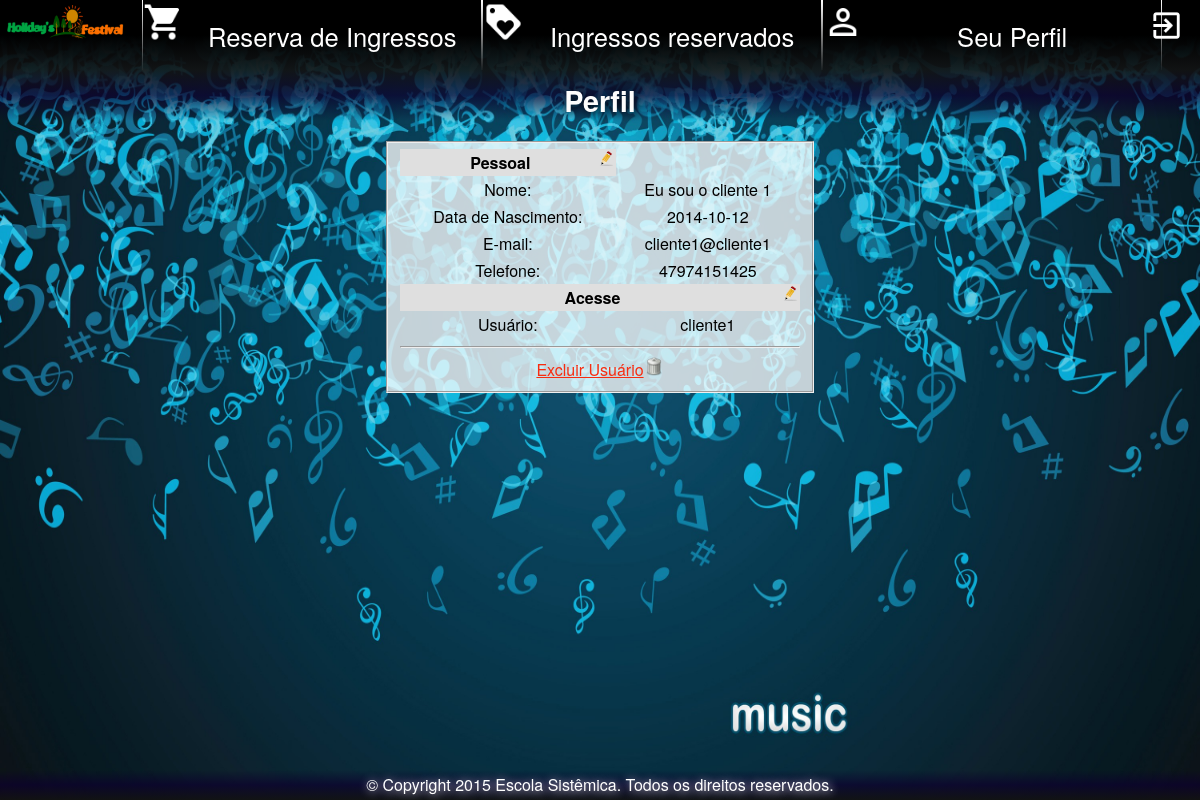
The page /system/client/ff_main_client.php?folder=profile&file=ff_view_profile (signed in) on the database its author committed.
### tables this page shows
CREATE TABLE `clients` (
  `id` int(6) UNSIGNED ZEROFILL NOT NULL COMMENT 'Será gerado um ID para cada cliente que se registrar através do formulário de cadastro.',
  `users_id` int(6) UNSIGNED ZEROFILL NOT NULL COMMENT 'Registro de ID gerado na tabela "users".',
  `name` varchar(45) NOT NULL COMMENT 'Nome completo do cliente.',
  `birthdate` date NOT NULL COMMENT 'Dia, mês e ano em que o cliente nasceu.',
  `email` varchar(70) NOT NULL COMMENT 'E-mail do cliente para que se caso seja necessário o contato ser feito.',
  `phone` bigint(15) UNSIGNED NOT NULL COMMENT 'Número do telefone do cliente, para que caso seja necessário o contato possa ser feito.'
);

CREATE TABLE `users` (
  `id` int(6) UNSIGNED ZEROFILL NOT NULL COMMENT 'Cada usuário que se cadastrar, tanto o usuário administrador quanto o usuário que vai reservar o ingresso, vai possuir um id que vai ser gerado automaticamento pelo banco de dados.',
  `username` varchar(20) NOT NULL COMMENT 'Onde será armazenado o nome do usuário, que deverá ser único para cada pessoa registrada. ',
  `password` char(32) NOT NULL COMMENT 'Senha escolhida pelo usuário.',
  `permission` tinyint(1) UNSIGNED NOT NULL COMMENT 'Permissão que diferenciará se é um usuário cliente que vai reservar o(s) ingressos ou um usuário administrador. Usuário administrador receberá a permissão "0" e o usuário cliente a permissão "1".'
);

### system/client/profile/ff_view_profile.php (the view)
<h2>Perfil</h2>
<fieldset>
    <?php
      $sql_sel_clients           = "SELECT * FROM clients WHERE users_id='".$_SESSION['idUsuario']."'";
      $sql_sel_clients_preparado = $conexaobd->prepare($sql_sel_clients);
      $sql_sel_clients_preparado->execute();
      $sql_sel_clients_dados     = $sql_sel_clients_preparado->fetch();
      $sql_sel_users             = "SELECT username FROM users WHERE username='".$_SESSION['usuario']."'";
      $sql_sel_users_preparado   = $conexaobd->prepare($sql_sel_users);
      $sql_sel_users_preparado->execute();
      $sql_sel_users_dados       = $sql_sel_users_preparado->fetch();
    ?>
		<table>
		  <tr>
        <th colpsan="2">Pessoal <a href="?folder=profile&file=ff_fmupdpersonal_profile"><img src="../../layout/images/client/edit.png" title="Editar Informações Pessoais" height="15px" width="15px" style="float:right"></a></th>
      </tr>
      <tr>
        <td>Nome:</td>
        <td><?php echo $sql_sel_clients_dados['name']; ?></td>
      </tr>
      <tr>
        <td>Data de Nascimento:</td>
        <td><?php echo $sql_sel_clients_dados['birthdate']; ?></td>
      </tr>
      <tr>
        <td>E-mail:</td>
        <td><?php echo $sql_sel_clients_dados['email']; ?></td>
      </tr>
      <tr>
        <td>Telefone:</td>
        <td><?php echo $sql_sel_clients_dados['phone']; ?></td>
      </tr>
      <tr>
        <th colspan="2">Acesse <a href="?folder=profile&file=ff_fmupdaccess_profile"><img src="../../layout/images/client/edit.png" title="Editar Acesso" height="15px" width="15px" style="float:right"/></a></th>
      </tr>
      <tr>
        <td>Usuário:</td>
        <td><?php echo $sql_sel_users_dados['username'];?> </td>
      </tr>
		</table>
  <hr />
  <a href="?folder=profile&file=ff_del_profile&id=<?php echo $sql_sel_clients_dados['id']?> " >Excluir Usuário<img src="../../layout/images/client/delete.png" title="Excluir Usuário" height="20px" width="20px" /></a>
</fieldset>

### layout/css/ff_client_css.css (style rules this page uses)
body,html { height:100%;margin:0 auto;background-image:url(../images/client/bg_default.jpg);background-size:100% 100%!important }
* { font-family:Helvetica Neue,Helvetica,Arial,sans-serif }
div#content fieldset { width:400px;min-height:30px;margin:20px auto 10px }
div#content,div#content fieldset table { width:100% }
footer,h2 { width:100% }
div#content table { margin:0 auto 5px;min-width:400px;min-height:30px;border-color:#000;border-collapse:collapse }
div#content table th { padding:2px;background-color:#DFDFDF }
div#content table td { padding:2px }
h2 { padding-top:10px;margin:0;background:linear-gradient(rgba(18,18,18,.9),rgba(12,0,45,.72) ,transparent);color:#FDFDFD;text-shadow:1px 1px 10px #000;font-size:1.8em }
fieldset { background:rgba(255,255,255,.76) }
hr+a { text-align:center;text-decoration:underline;color:rgba(247, 45,17,1); }
hr+a>img { margin:0px;padding:0px; }

### rows shown on the page
clients: name "Eu sou o cliente 1", birthdate "2014-10-12", email "cliente1@cliente1", phone "47974151425"
users: username "cliente1"
